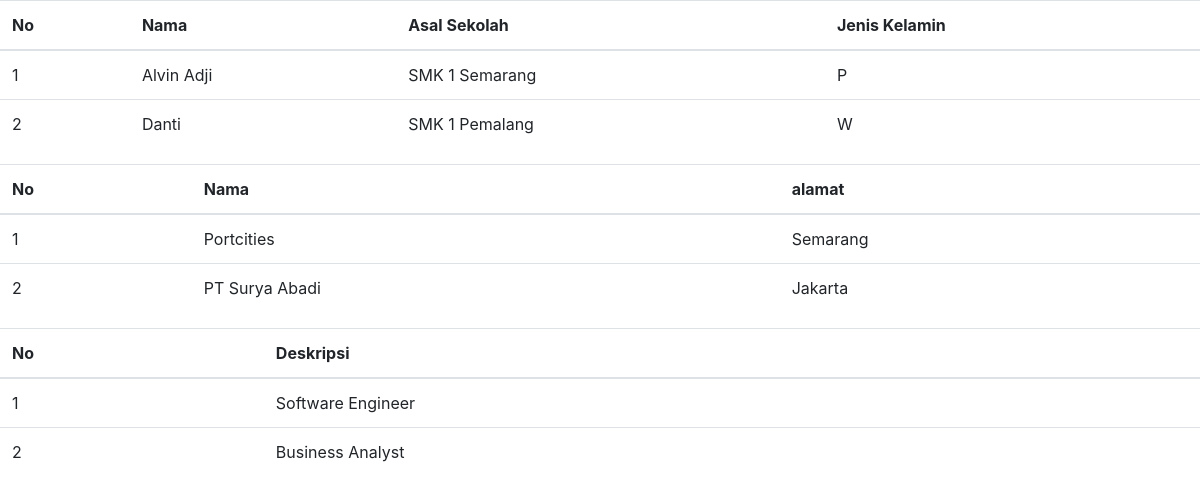
The page /data_alumni.php on the database its author committed.
### tables this page shows
CREATE TABLE `user` (
  `id` int(11) NOT NULL,
  `nama` varchar(50) NOT NULL,
  `jenis_kelamin` varchar(32) NOT NULL,
  `tgl_lahir` date NOT NULL,
  `telp` varchar(32) NOT NULL,
  `alamat` text NOT NULL,
  `keahlian` varchar(40) NOT NULL,
  `tanggal_masuk` date NOT NULL,
  `tanggal_keluar` date NOT NULL,
  `username` varchar(40) NOT NULL,
  `password` varchar(40) NOT NULL,
  `email` varchar(40) NOT NULL,
  `tanggal_dibuat` timestamp NOT NULL DEFAULT CURRENT_TIMESTAMP,
  `level` int(11) NOT NULL,
  `asal_sekolah` varchar(50) NOT NULL
);

CREATE TABLE `perusahaan` (
  `id` int(11) NOT NULL,
  `nama` varchar(50) NOT NULL,
  `alamat` text NOT NULL,
  `telp` text NOT NULL,
  `email` varchar(60) NOT NULL,
  `tanggal_dibuat` timestamp NOT NULL DEFAULT CURRENT_TIMESTAMP
);

CREATE TABLE `lowongan` (
  `id` int(11) NOT NULL,
  `perusahaan_id` int(11) NOT NULL,
  `deskripsi` text NOT NULL,
  `tanggal_dibuat` timestamp NOT NULL DEFAULT CURRENT_TIMESTAMP,
  `tanggal_deadline` date NOT NULL
);

### data_alumni.php (the view, shortened to what this page needs)
<?php
include 'conn.php';
$data = mysqli_query($conn,"select * from user");
?>
<!DOCTYPE html>
<html lang="en">
<head>
    <link rel="stylesheet" href="https://maxcdn.bootstrapcdn.com/bootstrap/4.5.2/css/bootstrap.min.css">
</head>
<body>
    <table class="table">
        <thead>
            <tr>
                <th>
                    No
                </th>
                <th>
                    Nama
                </th>
                <th>
                    Asal Sekolah
                </th>
                <th>
                    Jenis Kelamin
                </th>
            </tr>
        </thead>
        <tbody>
            <?php
            $no=1;
            while($d = mysqli_fetch_array($data)){
            ?>
            <tr>
                <td><?php echo $no; ?></td>
                <td><?php echo $d['nama']; ?></td>
                <td><?php echo $d['asal_sekolah']; ?></td>
                <td><?php echo $d['jenis_kelamin']; ?></td>
            </tr>
            <?php
            $no++;
            }
            ?>
        </tbody>
    </table>
    <?php
    $data = mysqli_query($conn,"select * from perusahaan");
    ?>
    <table class="table">
        <thead>
            <tr>
                <th>
                    No
                </th>
                <th>
                    Nama
                </th>
                <th>
                    alamat
                </th>
            </tr>
        </thead>
        <tbody>
            <?php
            $no=1;
            while($d = mysqli_fetch_array($data)){
            ?>
            <tr>
                <td><?php echo $no; ?></td>
                <td><?php echo $d['nama']; ?></td>
                <td><?php echo $d['alamat']; ?></td>
            </tr>
            <?php
            $no++;
            }
            ?>
        </tbody>
    </table>
    <?php
    $data = mysqli_query($conn,"select * from lowongan");
    ?>
    <table class="table">
        <thead>
            <tr>
                <th>
                    No
                </th>
                <th>
                    Deskripsi
                </th>
            </tr>
        </thead>
        <tbody>
            <?php
            $no=1;
            while($d = mysqli_fetch_array($data)){
            ?>
            <tr>
                <td><?php echo $no; ?></td>
                <td><?php echo $d['deskripsi']; ?></td>
            </tr>
            <?php
            $no++;
            }
            ?>
        </tbody>
    </table>
</body>
</html>

### rows shown on the page
user: nama "Alvin Adji", asal_sekolah "SMK 1 Semarang", jenis_kelamin "P"
user: nama "Danti", asal_sekolah "SMK 1 Pemalang", jenis_kelamin "W"
perusahaan: nama "Portcities", alamat "Semarang"
perusahaan: nama "PT Surya Abadi", alamat "Jakarta"
lowongan: deskripsi "Software Engineer"
lowongan: deskripsi "Business Analyst"
